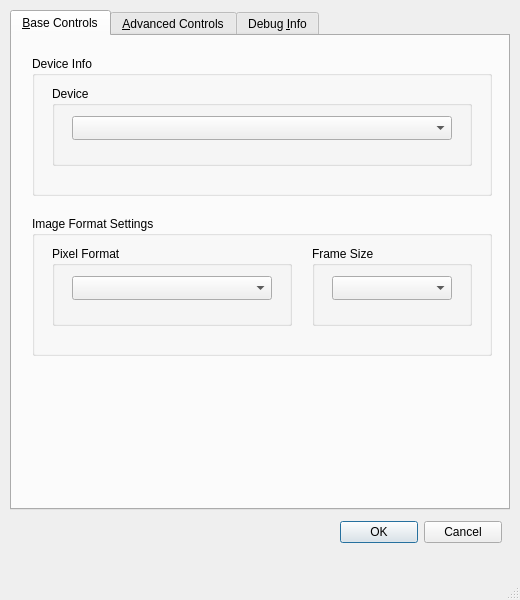
<?xml version="1.0" encoding="UTF-8"?>
<ui version="4.0">
 <class>Settings</class>
 <widget class="QMainWindow" name="Settings">
  <property name="geometry">
   <rect>
    <x>0</x>
    <y>0</y>
    <width>520</width>
    <height>600</height>
   </rect>
  </property>
  <property name="windowTitle">
   <string>MainWindow</string>
  </property>
  <widget class="QWidget" name="centralwidget">
   <widget class="QTabWidget" name="tabWidget">
    <property name="geometry">
     <rect>
      <x>10</x>
      <y>10</y>
      <width>500</width>
      <height>500</height>
     </rect>
    </property>
    <property name="currentIndex">
     <number>0</number>
    </property>
    <widget class="QWidget" name="base">
     <attribute name="title">
      <string>&amp;Base Controls</string>
     </attribute>
     <widget class="QGroupBox" name="deviceInfoBox">
      <property name="geometry">
       <rect>
        <x>20</x>
        <y>20</y>
        <width>460</width>
        <height>140</height>
       </rect>
      </property>
      <property name="title">
       <string>Device Info</string>
      </property>
      <widget class="QGroupBox" name="deviceBox">
       <property name="geometry">
        <rect>
         <x>20</x>
         <y>30</y>
         <width>420</width>
         <height>80</height>
        </rect>
       </property>
       <property name="title">
        <string>Device</string>
       </property>
       <widget class="QComboBox" name="device">
        <property name="geometry">
         <rect>
          <x>20</x>
          <y>30</y>
          <width>380</width>
          <height>24</height>
         </rect>
        </property>
       </widget>
      </widget>
     </widget>
     <widget class="QGroupBox" name="imageSettingsBox">
      <property name="geometry">
       <rect>
        <x>20</x>
        <y>180</y>
        <width>460</width>
        <height>140</height>
       </rect>
      </property>
      <property name="title">
       <string>Image Format Settings</string>
      </property>
      <widget class="QGroupBox" name="pixelSettingsBox">
       <property name="geometry">
        <rect>
         <x>20</x>
         <y>30</y>
         <width>240</width>
         <height>80</height>
        </rect>
       </property>
       <property name="title">
        <string>Pixel Format</string>
       </property>
       <widget class="QComboBox" name="pixelformat">
        <property name="geometry">
         <rect>
          <x>20</x>
          <y>30</y>
          <width>200</width>
          <height>24</height>
         </rect>
        </property>
       </widget>
      </widget>
      <widget class="QGroupBox" name="frameSizeBox">
       <property name="geometry">
        <rect>
         <x>280</x>
         <y>30</y>
         <width>160</width>
         <height>80</height>
        </rect>
       </property>
       <property name="title">
        <string>Frame Size</string>
       </property>
       <widget class="QComboBox" name="frameSize">
        <property name="geometry">
         <rect>
          <x>20</x>
          <y>30</y>
          <width>120</width>
          <height>24</height>
         </rect>
        </property>
        <property name="layoutDirection">
         <enum>Qt::LeftToRight</enum>
        </property>
       </widget>
      </widget>
     </widget>
    </widget>
    <widget class="QWidget" name="advanced">
     <attribute name="title">
      <string>&amp;Advanced Controls</string>
     </attribute>
     <widget class="QGroupBox" name="advancedInfoBox">
      <property name="enabled">
       <bool>true</bool>
      </property>
      <property name="geometry">
       <rect>
        <x>20</x>
        <y>20</y>
        <width>460</width>
        <height>140</height>
       </rect>
      </property>
      <property name="title">
       <string>Advanced Device Configuration</string>
      </property>
      <widget class="QGroupBox" name="captureModeBox">
       <property name="geometry">
        <rect>
         <x>20</x>
         <y>30</y>
         <width>420</width>
         <height>80</height>
        </rect>
       </property>
       <property name="title">
        <string>Device</string>
       </property>
       <widget class="QComboBox" name="captureMode">
        <property name="geometry">
         <rect>
          <x>20</x>
          <y>30</y>
          <width>380</width>
          <height>24</height>
         </rect>
        </property>
       </widget>
      </widget>
     </widget>
     <widget class="QGroupBox" name="videoSettingsBox">
      <property name="geometry">
       <rect>
        <x>20</x>
        <y>170</y>
        <width>460</width>
        <height>140</height>
       </rect>
      </property>
      <property name="title">
       <string>Video Format Settings</string>
      </property>
      <widget class="QGroupBox" name="videoModeBox">
       <property name="geometry">
        <rect>
         <x>20</x>
         <y>30</y>
         <width>240</width>
         <height>80</height>
        </rect>
       </property>
       <property name="title">
        <string>Video Mode</string>
       </property>
       <widget class="QComboBox" name="videoMode">
        <property name="geometry">
         <rect>
          <x>20</x>
          <y>30</y>
          <width>200</width>
          <height>24</height>
         </rect>
        </property>
       </widget>
      </widget>
      <widget class="QGroupBox" name="colorSpaceBox">
       <property name="geometry">
        <rect>
         <x>280</x>
         <y>30</y>
         <width>160</width>
         <height>80</height>
        </rect>
       </property>
       <property name="title">
        <string>Color Space</string>
       </property>
       <widget class="QComboBox" name="colorSpace">
        <property name="geometry">
         <rect>
          <x>20</x>
          <y>30</y>
          <width>120</width>
          <height>24</height>
         </rect>
        </property>
        <property name="layoutDirection">
         <enum>Qt::LeftToRight</enum>
        </property>
       </widget>
      </widget>
     </widget>
    </widget>
    <widget class="QWidget" name="debug">
     <attribute name="title">
      <string>Debug &amp;Info</string>
     </attribute>
     <widget class="QGroupBox" name="groupBox">
      <property name="geometry">
       <rect>
        <x>20</x>
        <y>20</y>
        <width>460</width>
        <height>440</height>
       </rect>
      </property>
      <property name="title">
       <string>Driver Capabilities</string>
      </property>
      <widget class="QListView" name="capabilities">
       <property name="enabled">
        <bool>true</bool>
       </property>
       <property name="geometry">
        <rect>
         <x>20</x>
         <y>30</y>
         <width>420</width>
         <height>380</height>
        </rect>
       </property>
       <property name="verticalScrollBarPolicy">
        <enum>Qt::ScrollBarAsNeeded</enum>
       </property>
       <property name="autoScroll">
        <bool>true</bool>
       </property>
       <property name="editTriggers">
        <set>QAbstractItemView::NoEditTriggers</set>
       </property>
       <property name="tabKeyNavigation">
        <bool>true</bool>
       </property>
       <property name="selectionMode">
        <enum>QAbstractItemView::NoSelection</enum>
       </property>
       <property name="movement">
        <enum>QListView::Free</enum>
       </property>
       <property name="resizeMode">
        <enum>QListView::Fixed</enum>
       </property>
       <property name="wordWrap">
        <bool>false</bool>
       </property>
      </widget>
     </widget>
    </widget>
   </widget>
   <widget class="QDialogButtonBox" name="buttonBox">
    <property name="geometry">
     <rect>
      <x>340</x>
      <y>520</y>
      <width>162</width>
      <height>25</height>
     </rect>
    </property>
    <property name="standardButtons">
     <set>QDialogButtonBox::Cancel|QDialogButtonBox::Ok</set>
    </property>
   </widget>
  </widget>
  <widget class="QMenuBar" name="menubar">
   <property name="geometry">
    <rect>
     <x>0</x>
     <y>0</y>
     <width>520</width>
     <height>21</height>
    </rect>
   </property>
  </widget>
  <widget class="QStatusBar" name="statusbar"/>
 </widget>
 <resources/>
 <connections>
  <connection>
   <sender>buttonBox</sender>
   <signal>accepted()</signal>
   <receiver>Settings</receiver>
   <slot>close()</slot>
   <hints>
    <hint type="sourcelabel">
     <x>420</x>
     <y>553</y>
    </hint>
    <hint type="destinationlabel">
     <x>259</x>
     <y>299</y>
    </hint>
   </hints>
  </connection>
  <connection>
   <sender>buttonBox</sender>
   <signal>rejected()</signal>
   <receiver>Settings</receiver>
   <slot>close()</slot>
   <hints>
    <hint type="sourcelabel">
     <x>420</x>
     <y>553</y>
    </hint>
    <hint type="destinationlabel">
     <x>259</x>
     <y>299</y>
    </hint>
   </hints>
  </connection>
 </connections>
</ui>
